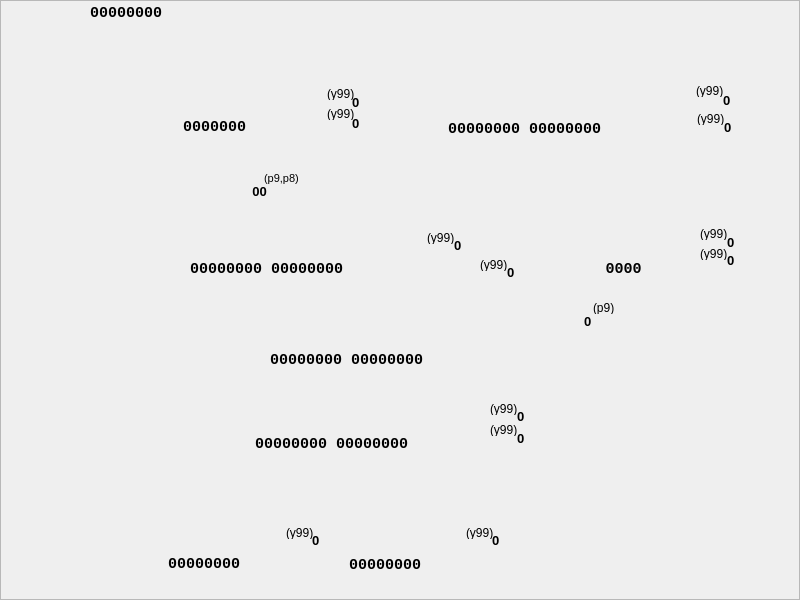
<?xml version="1.0" encoding="UTF-8"?>
<ui version="4.0">
 <class>CDcacWay2Widget</class>
 <widget class="QWidget" name="CDcacWay2Widget">
  <property name="geometry">
   <rect>
    <x>0</x>
    <y>0</y>
    <width>800</width>
    <height>600</height>
   </rect>
  </property>
  <property name="sizePolicy">
   <sizepolicy hsizetype="Fixed" vsizetype="Fixed">
    <horstretch>0</horstretch>
    <verstretch>0</verstretch>
   </sizepolicy>
  </property>
  <property name="minimumSize">
   <size>
    <width>800</width>
    <height>600</height>
   </size>
  </property>
  <property name="maximumSize">
   <size>
    <width>800</width>
    <height>600</height>
   </size>
  </property>
  <property name="windowTitle">
   <string notr="true">Form</string>
  </property>
  <property name="styleSheet">
   <string notr="true">QFrame{border-image: url(:/mul/dcac/second.png);}</string>
  </property>
  <widget class="QFrame" name="frame">
   <property name="geometry">
    <rect>
     <x>0</x>
     <y>0</y>
     <width>800</width>
     <height>600</height>
    </rect>
   </property>
   <property name="frameShape">
    <enum>QFrame::StyledPanel</enum>
   </property>
   <property name="frameShadow">
    <enum>QFrame::Raised</enum>
   </property>
   <widget class="QLabel" name="mRg1WrVal">
    <property name="geometry">
     <rect>
      <x>352</x>
      <y>94</y>
      <width>21</width>
      <height>16</height>
     </rect>
    </property>
    <property name="font">
     <font>
      <pointsize>10</pointsize>
      <weight>75</weight>
      <bold>true</bold>
     </font>
    </property>
    <property name="styleSheet">
     <string notr="true">border-image:none;</string>
    </property>
    <property name="text">
     <string notr="true">0</string>
    </property>
   </widget>
   <widget class="QLabel" name="mBd1OutVal">
    <property name="geometry">
     <rect>
      <x>312</x>
      <y>532</y>
      <width>21</width>
      <height>16</height>
     </rect>
    </property>
    <property name="font">
     <font>
      <pointsize>10</pointsize>
      <weight>75</weight>
      <bold>true</bold>
     </font>
    </property>
    <property name="styleSheet">
     <string notr="true">border-image:none;</string>
    </property>
    <property name="text">
     <string notr="true">0</string>
    </property>
   </widget>
   <widget class="QLabel" name="mRg2Val">
    <property name="geometry">
     <rect>
      <x>414</x>
      <y>119</y>
      <width>221</width>
      <height>20</height>
     </rect>
    </property>
    <property name="font">
     <font>
      <family>Courier New</family>
      <pointsize>11</pointsize>
      <weight>75</weight>
      <bold>true</bold>
     </font>
    </property>
    <property name="styleSheet">
     <string notr="true">border-image:none;</string>
    </property>
    <property name="text">
     <string notr="true">00000000 00000000</string>
    </property>
    <property name="alignment">
     <set>Qt::AlignCenter</set>
    </property>
   </widget>
   <widget class="QLabel" name="mCt1IncVal">
    <property name="geometry">
     <rect>
      <x>727</x>
      <y>252</y>
      <width>21</width>
      <height>16</height>
     </rect>
    </property>
    <property name="font">
     <font>
      <pointsize>10</pointsize>
      <weight>75</weight>
      <bold>true</bold>
     </font>
    </property>
    <property name="styleSheet">
     <string notr="true">border-image:none;</string>
    </property>
    <property name="text">
     <string notr="true">0</string>
    </property>
   </widget>
   <widget class="QLabel" name="mRg1WrHint">
    <property name="geometry">
     <rect>
      <x>327</x>
      <y>87</y>
      <width>46</width>
      <height>13</height>
     </rect>
    </property>
    <property name="styleSheet">
     <string notr="true">border-image:none;</string>
    </property>
    <property name="text">
     <string notr="true">(y99)</string>
    </property>
   </widget>
   <widget class="QLabel" name="mRg3RstVal">
    <property name="geometry">
     <rect>
      <x>517</x>
      <y>408</y>
      <width>21</width>
      <height>16</height>
     </rect>
    </property>
    <property name="font">
     <font>
      <pointsize>10</pointsize>
      <weight>75</weight>
      <bold>true</bold>
     </font>
    </property>
    <property name="styleSheet">
     <string notr="true">border-image:none;</string>
    </property>
    <property name="text">
     <string notr="true">0</string>
    </property>
   </widget>
   <widget class="QLabel" name="mCt1Out3Hint">
    <property name="geometry">
     <rect>
      <x>593</x>
      <y>301</y>
      <width>46</width>
      <height>13</height>
     </rect>
    </property>
    <property name="styleSheet">
     <string notr="true">border-image:none;</string>
    </property>
    <property name="text">
     <string notr="true">(p9)</string>
    </property>
   </widget>
   <widget class="QLabel" name="mBd1OutHint">
    <property name="geometry">
     <rect>
      <x>286</x>
      <y>526</y>
      <width>40</width>
      <height>13</height>
     </rect>
    </property>
    <property name="styleSheet">
     <string notr="true">border-image:none;</string>
    </property>
    <property name="text">
     <string notr="true">(y99)</string>
    </property>
   </widget>
   <widget class="QLabel" name="mSm1OutVal">
    <property name="geometry">
     <rect>
      <x>256</x>
      <y>350</y>
      <width>181</width>
      <height>20</height>
     </rect>
    </property>
    <property name="font">
     <font>
      <family>Courier New</family>
      <pointsize>11</pointsize>
      <weight>75</weight>
      <bold>true</bold>
     </font>
    </property>
    <property name="styleSheet">
     <string notr="true">border-image:none;</string>
    </property>
    <property name="text">
     <string notr="true">00000000 00000000</string>
    </property>
    <property name="alignment">
     <set>Qt::AlignCenter</set>
    </property>
   </widget>
   <widget class="QLabel" name="mRg2WrHint">
    <property name="geometry">
     <rect>
      <x>696</x>
      <y>84</y>
      <width>46</width>
      <height>13</height>
     </rect>
    </property>
    <property name="styleSheet">
     <string notr="true">border-image:none;</string>
    </property>
    <property name="text">
     <string notr="true">(y99)</string>
    </property>
   </widget>
   <widget class="QLabel" name="mRg3WrHint">
    <property name="geometry">
     <rect>
      <x>490</x>
      <y>423</y>
      <width>46</width>
      <height>13</height>
     </rect>
    </property>
    <property name="styleSheet">
     <string notr="true">border-image:none;</string>
    </property>
    <property name="text">
     <string notr="true">(y99)</string>
    </property>
   </widget>
   <widget class="QLabel" name="mRg2WrVal">
    <property name="geometry">
     <rect>
      <x>723</x>
      <y>92</y>
      <width>21</width>
      <height>16</height>
     </rect>
    </property>
    <property name="font">
     <font>
      <pointsize>10</pointsize>
      <weight>75</weight>
      <bold>true</bold>
     </font>
    </property>
    <property name="styleSheet">
     <string notr="true">border-image:none;</string>
    </property>
    <property name="text">
     <string notr="true">0</string>
    </property>
   </widget>
   <widget class="QLabel" name="mRg1ShrHint">
    <property name="geometry">
     <rect>
      <x>327</x>
      <y>107</y>
      <width>46</width>
      <height>13</height>
     </rect>
    </property>
    <property name="styleSheet">
     <string notr="true">border-image:none;</string>
    </property>
    <property name="text">
     <string notr="true">(y99)</string>
    </property>
   </widget>
   <widget class="QLabel" name="mRg3WrVal">
    <property name="geometry">
     <rect>
      <x>517</x>
      <y>430</y>
      <width>21</width>
      <height>16</height>
     </rect>
    </property>
    <property name="font">
     <font>
      <pointsize>10</pointsize>
      <weight>75</weight>
      <bold>true</bold>
     </font>
    </property>
    <property name="styleSheet">
     <string notr="true">border-image:none;</string>
    </property>
    <property name="text">
     <string notr="true">0</string>
    </property>
   </widget>
   <widget class="QLabel" name="mDVal">
    <property name="geometry">
     <rect>
      <x>90</x>
      <y>5</y>
      <width>101</width>
      <height>16</height>
     </rect>
    </property>
    <property name="font">
     <font>
      <family>Courier New</family>
      <pointsize>11</pointsize>
      <weight>75</weight>
      <bold>true</bold>
     </font>
    </property>
    <property name="styleSheet">
     <string notr="true">border-image:none;</string>
    </property>
    <property name="text">
     <string notr="true">00000000</string>
    </property>
   </widget>
   <widget class="QLabel" name="mRg3RstHint">
    <property name="geometry">
     <rect>
      <x>490</x>
      <y>402</y>
      <width>46</width>
      <height>13</height>
     </rect>
    </property>
    <property name="styleSheet">
     <string notr="true">border-image:none;</string>
    </property>
    <property name="text">
     <string notr="true">(y99)</string>
    </property>
   </widget>
   <widget class="QLabel" name="mBd2OutHint">
    <property name="geometry">
     <rect>
      <x>466</x>
      <y>526</y>
      <width>46</width>
      <height>13</height>
     </rect>
    </property>
    <property name="styleSheet">
     <string notr="true">border-image:none;</string>
    </property>
    <property name="text">
     <string notr="true">(y99)</string>
    </property>
   </widget>
   <widget class="QLabel" name="mBd2Val">
    <property name="geometry">
     <rect>
      <x>340</x>
      <y>557</y>
      <width>90</width>
      <height>16</height>
     </rect>
    </property>
    <property name="font">
     <font>
      <family>Courier New</family>
      <pointsize>11</pointsize>
      <weight>75</weight>
      <bold>true</bold>
     </font>
    </property>
    <property name="styleSheet">
     <string notr="true">border-image:none;</string>
    </property>
    <property name="text">
     <string notr="true">00000000</string>
    </property>
    <property name="alignment">
     <set>Qt::AlignCenter</set>
    </property>
   </widget>
   <widget class="QLabel" name="mCt1Out3Val">
    <property name="geometry">
     <rect>
      <x>584</x>
      <y>313</y>
      <width>21</width>
      <height>16</height>
     </rect>
    </property>
    <property name="font">
     <font>
      <pointsize>10</pointsize>
      <weight>75</weight>
      <bold>true</bold>
     </font>
    </property>
    <property name="styleSheet">
     <string notr="true">border-image:none;</string>
    </property>
    <property name="text">
     <string notr="true">0</string>
    </property>
   </widget>
   <widget class="QLabel" name="mCt1WrHint">
    <property name="geometry">
     <rect>
      <x>700</x>
      <y>227</y>
      <width>46</width>
      <height>13</height>
     </rect>
    </property>
    <property name="styleSheet">
     <string notr="true">border-image:none;</string>
    </property>
    <property name="text">
     <string notr="true">(y99)</string>
    </property>
   </widget>
   <widget class="QLabel" name="mCt1Val">
    <property name="geometry">
     <rect>
      <x>578</x>
      <y>259</y>
      <width>91</width>
      <height>20</height>
     </rect>
    </property>
    <property name="font">
     <font>
      <family>Courier New</family>
      <pointsize>11</pointsize>
      <weight>75</weight>
      <bold>true</bold>
     </font>
    </property>
    <property name="styleSheet">
     <string notr="true">border-image:none;</string>
    </property>
    <property name="text">
     <string notr="true">0000</string>
    </property>
    <property name="alignment">
     <set>Qt::AlignCenter</set>
    </property>
   </widget>
   <widget class="QLabel" name="mRg1ShrVal">
    <property name="geometry">
     <rect>
      <x>352</x>
      <y>115</y>
      <width>21</width>
      <height>16</height>
     </rect>
    </property>
    <property name="font">
     <font>
      <pointsize>10</pointsize>
      <weight>75</weight>
      <bold>true</bold>
     </font>
    </property>
    <property name="styleSheet">
     <string notr="true">border-image:none;</string>
    </property>
    <property name="text">
     <string notr="true">0</string>
    </property>
   </widget>
   <widget class="QLabel" name="mRg1Out10Hint">
    <property name="geometry">
     <rect>
      <x>264</x>
      <y>172</y>
      <width>46</width>
      <height>13</height>
     </rect>
    </property>
    <property name="font">
     <font>
      <pointsize>8</pointsize>
     </font>
    </property>
    <property name="styleSheet">
     <string notr="true">border-image:none;</string>
    </property>
    <property name="text">
     <string notr="true">(p9,p8)</string>
    </property>
   </widget>
   <widget class="QLabel" name="mRg1Out10Val">
    <property name="geometry">
     <rect>
      <x>249</x>
      <y>183</y>
      <width>21</width>
      <height>16</height>
     </rect>
    </property>
    <property name="font">
     <font>
      <pointsize>10</pointsize>
      <weight>75</weight>
      <bold>true</bold>
     </font>
    </property>
    <property name="styleSheet">
     <string notr="true">border-image:none;</string>
    </property>
    <property name="text">
     <string notr="true">00</string>
    </property>
    <property name="alignment">
     <set>Qt::AlignCenter</set>
    </property>
   </widget>
   <widget class="QLabel" name="mBd1Val">
    <property name="geometry">
     <rect>
      <x>159</x>
      <y>556</y>
      <width>90</width>
      <height>16</height>
     </rect>
    </property>
    <property name="font">
     <font>
      <family>Courier New</family>
      <pointsize>11</pointsize>
      <weight>75</weight>
      <bold>true</bold>
     </font>
    </property>
    <property name="styleSheet">
     <string notr="true">border-image:none;</string>
    </property>
    <property name="text">
     <string notr="true">00000000</string>
    </property>
    <property name="alignment">
     <set>Qt::AlignCenter</set>
    </property>
   </widget>
   <widget class="QLabel" name="mRg3Val">
    <property name="geometry">
     <rect>
      <x>216</x>
      <y>434</y>
      <width>231</width>
      <height>20</height>
     </rect>
    </property>
    <property name="font">
     <font>
      <family>Courier New</family>
      <pointsize>11</pointsize>
      <weight>75</weight>
      <bold>true</bold>
     </font>
    </property>
    <property name="styleSheet">
     <string notr="true">border-image:none;</string>
    </property>
    <property name="text">
     <string notr="true">00000000 00000000</string>
    </property>
    <property name="alignment">
     <set>Qt::AlignCenter</set>
    </property>
   </widget>
   <widget class="QLabel" name="mCt1WrVal">
    <property name="geometry">
     <rect>
      <x>727</x>
      <y>234</y>
      <width>21</width>
      <height>16</height>
     </rect>
    </property>
    <property name="font">
     <font>
      <pointsize>10</pointsize>
      <weight>75</weight>
      <bold>true</bold>
     </font>
    </property>
    <property name="styleSheet">
     <string notr="true">border-image:none;</string>
    </property>
    <property name="text">
     <string notr="true">0</string>
    </property>
   </widget>
   <widget class="QLabel" name="mCt1IncHint">
    <property name="geometry">
     <rect>
      <x>700</x>
      <y>247</y>
      <width>46</width>
      <height>13</height>
     </rect>
    </property>
    <property name="styleSheet">
     <string notr="true">border-image:none;</string>
    </property>
    <property name="text">
     <string notr="true">(y99)</string>
    </property>
   </widget>
   <widget class="QLabel" name="mRg1Val">
    <property name="geometry">
     <rect>
      <x>154</x>
      <y>117</y>
      <width>121</width>
      <height>20</height>
     </rect>
    </property>
    <property name="font">
     <font>
      <family>Courier New</family>
      <pointsize>11</pointsize>
      <weight>75</weight>
      <bold>true</bold>
     </font>
    </property>
    <property name="styleSheet">
     <string notr="true">border-image:none;</string>
    </property>
    <property name="text">
     <string notr="true">0000000</string>
    </property>
    <property name="alignment">
     <set>Qt::AlignCenter</set>
    </property>
   </widget>
   <widget class="QLabel" name="mBd2OutVal">
    <property name="geometry">
     <rect>
      <x>492</x>
      <y>532</y>
      <width>21</width>
      <height>16</height>
     </rect>
    </property>
    <property name="font">
     <font>
      <pointsize>10</pointsize>
      <weight>75</weight>
      <bold>true</bold>
     </font>
    </property>
    <property name="styleSheet">
     <string notr="true">border-image:none;</string>
    </property>
    <property name="text">
     <string notr="true">0</string>
    </property>
   </widget>
   <widget class="QLabel" name="mXor1Val">
    <property name="geometry">
     <rect>
      <x>171</x>
      <y>259</y>
      <width>191</width>
      <height>20</height>
     </rect>
    </property>
    <property name="font">
     <font>
      <family>Courier New</family>
      <pointsize>11</pointsize>
      <weight>75</weight>
      <bold>true</bold>
     </font>
    </property>
    <property name="styleSheet">
     <string notr="true">border-image:none;</string>
    </property>
    <property name="text">
     <string notr="true">00000000 00000000</string>
    </property>
    <property name="alignment">
     <set>Qt::AlignCenter</set>
    </property>
   </widget>
   <widget class="QLabel" name="mXor1NotVal">
    <property name="geometry">
     <rect>
      <x>454</x>
      <y>237</y>
      <width>21</width>
      <height>16</height>
     </rect>
    </property>
    <property name="font">
     <font>
      <pointsize>10</pointsize>
      <weight>75</weight>
      <bold>true</bold>
     </font>
    </property>
    <property name="styleSheet">
     <string notr="true">border-image:none;</string>
    </property>
    <property name="text">
     <string notr="true">0</string>
    </property>
   </widget>
   <widget class="QLabel" name="mXor1NotHint">
    <property name="geometry">
     <rect>
      <x>427</x>
      <y>231</y>
      <width>40</width>
      <height>13</height>
     </rect>
    </property>
    <property name="styleSheet">
     <string notr="true">border-image:none;</string>
    </property>
    <property name="text">
     <string notr="true">(y99)</string>
    </property>
   </widget>
   <widget class="QLabel" name="mRg2ShlVal">
    <property name="geometry">
     <rect>
      <x>724</x>
      <y>119</y>
      <width>21</width>
      <height>16</height>
     </rect>
    </property>
    <property name="font">
     <font>
      <pointsize>10</pointsize>
      <weight>75</weight>
      <bold>true</bold>
     </font>
    </property>
    <property name="styleSheet">
     <string notr="true">border-image:none;</string>
    </property>
    <property name="text">
     <string notr="true">0</string>
    </property>
   </widget>
   <widget class="QLabel" name="mRg2ShlHint">
    <property name="geometry">
     <rect>
      <x>697</x>
      <y>112</y>
      <width>46</width>
      <height>13</height>
     </rect>
    </property>
    <property name="styleSheet">
     <string notr="true">border-image:none;</string>
    </property>
    <property name="text">
     <string notr="true">(y99)</string>
    </property>
   </widget>
   <widget class="QLabel" name="mSm1CHint">
    <property name="geometry">
     <rect>
      <x>480</x>
      <y>258</y>
      <width>46</width>
      <height>13</height>
     </rect>
    </property>
    <property name="styleSheet">
     <string notr="true">border-image:none;</string>
    </property>
    <property name="text">
     <string notr="true">(y99)</string>
    </property>
   </widget>
   <widget class="QLabel" name="mSm1CVal">
    <property name="geometry">
     <rect>
      <x>507</x>
      <y>264</y>
      <width>21</width>
      <height>16</height>
     </rect>
    </property>
    <property name="font">
     <font>
      <pointsize>10</pointsize>
      <weight>75</weight>
      <bold>true</bold>
     </font>
    </property>
    <property name="styleSheet">
     <string notr="true">border-image:none;</string>
    </property>
    <property name="text">
     <string notr="true">0</string>
    </property>
   </widget>
  </widget>
 </widget>
 <resources/>
 <connections/>
</ui>
